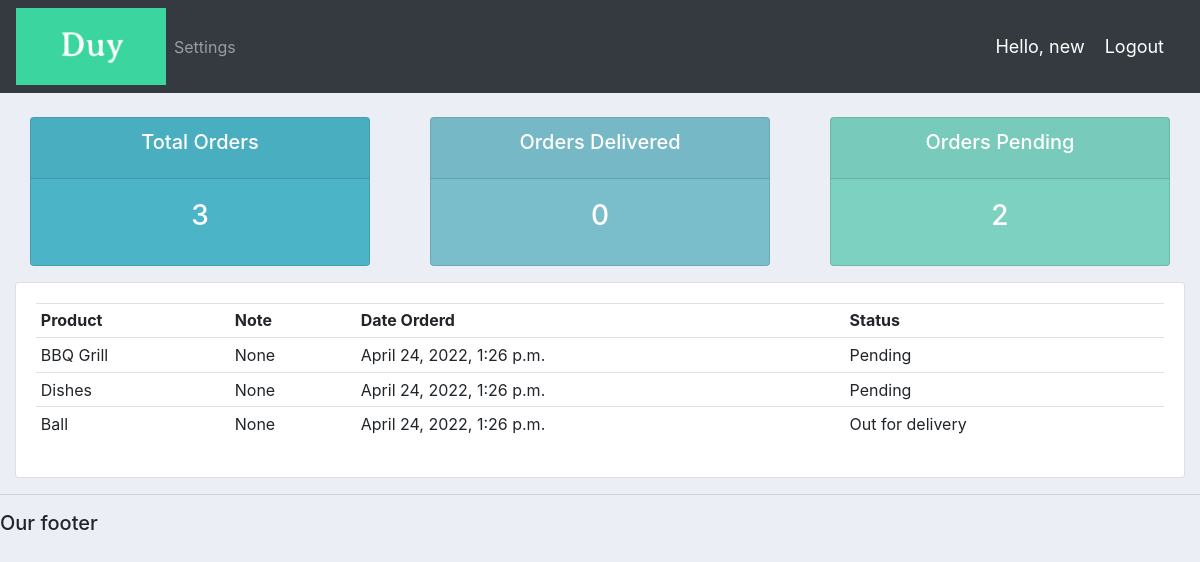
Page /user/ (signed in) on the committed database.
### accounts/models.py (models this page shows)
class Order(models.Model):
	STATUS = (
			('Pending', 'Pending'),
			('Out for delivery', 'Out for delivery'),
			('Delivered', 'Delivered'),
			)
	customer = models.ForeignKey(Customer, null=True, on_delete= models.SET_NULL)
	product = models.ForeignKey(Product, null=True, on_delete= models.SET_NULL)
	date_created = models.DateTimeField(auto_now_add=True, null=True)
	status = models.CharField(max_length=200, null=True, choices=STATUS)
	note = models.CharField(max_length=1000, null=True)
	def __str__(self):
		return self.product.name

class Product(models.Model):
	CATEGORY = (
			('Indoor', 'Indoor'),
			('Out Door', 'Out Door'),
			)
	name = models.CharField(max_length=200, null=True)
	price = models.FloatField(null=True)
	category = models.CharField(max_length=200, null=True, choices=CATEGORY)
	description = models.CharField(max_length=200, null=True, blank=True)
	date_created = models.DateTimeField(auto_now_add=True, null=True)
	tags = models.ManyToManyField(Tag)
	def __str__(self):
		return self.name

### accounts/decorators.py (the view)
		def wrapper_func(request, *args, **kwargs):
			group = None
			if request.user.groups.exists():
				group = request.user.groups.all()[0].name
			if group in allowed_roles:
				return view_func(request, *args, **kwargs)
			else:
				return HttpResponse('You are not authorized to view this page')

### accounts/views.py (called while the page is built)
@login_required(login_url='login')
@allowed_users(allowed_roles=['customer'])
def userPage(request):
	orders = request.user.customer.order_set.all()
	total_orders = orders.count()
	delivered = orders.filter(status='Delivered').count()
	pending = orders.filter(status='Pending').count()
	print('ORDERS:', orders)
	context = {'orders':orders, 'total_orders':total_orders,
	'delivered':delivered,'pending':pending}
	return render(request, 'accounts/user.html', context)

### accounts/templates/accounts/user.html
{%  extends 'accounts/main.html' %}
{% block content %}
{%  include 'accounts/status.html' %}
<div class="row">
	<div class="col-md">
		<div class="card card-body">
			<table class="table table-sm">
				<tr>
					<th>Product</th>
					<th>Note</th>
					<th>Date Orderd</th>
					<th>Status</th>
				</tr>
				{% for order in orders %}
				<tr>
					<td>{{order.product}}</td>
					<td>{{order.note}}</td>
					<td>{{order.date_created}}</td>
					<td>{{order.status}}</td>
				</tr>
				{% endfor %}
			</table>
		</div>
	</div>
</div>
{% endblock content %}

### accounts/templates/accounts/navbar.html (shortened to what this page needs)
{% load static %}
<nav class="navbar navbar-expand-lg navbar-dark bg-dark">
 <img src="{% static 'images/logo.png' %}">
  <div class="collapse navbar-collapse" id="navbarNav">
    <ul class="navbar-nav">
      {% if request.user.is_staff %}
      <li class="nav-item active">
        <a class="nav-link" href="{% url 'home' %}">Dashboard</a>
      </li>
      <li class="nav-item">
        <a class="nav-link" href="{% url 'products' %}">Products</a>
      </li>
      {% else %}
       <li class="nav-item">
        <a class="nav-link" href="{% url 'account' %}">Settings</a>
      </li>
      {% endif %}
    </ul>
  </div>
  <span class="hello-msg">Hello, {{request.user}}</span>
  <span ><a  class="hello-msg" href="{% url 'logout' %}">Logout</a></span>
</nav>

### static/css/main.css (style rules this page uses)
body { background-color: #ebeff5; }

### accounts/templates/accounts/navbar.html (style rules this page uses)
.hello-msg { font-size: 18px; color: #fff; margin-right: 20px; }

### rows in the picture
Order: product "BBQ Grill", note "None", date_created "April 24, 2022, 1:26 p.m.", status "Pending"
Order: product "Dishes", note "None", date_created "April 24, 2022, 1:26 p.m.", status "Pending"
Order: product "Ball", note "None", date_created "April 24, 2022, 1:26 p.m.", status "Out for delivery"

### other values in the picture
{{ request.user }} "new"
{{ total_orders }} "3"
{{ delivered }} "0"
{{ pending }} "2"
